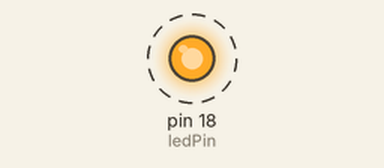
Bench run of a sketch on a simulated Arduino Uno, built with avr-gcc and run on an emulated ATmega328P. On the bench: output pins drawn as LEDs (lit = HIGH). Dashed ring = blinking.

Above: at 0.12 s.
Timing chart, 0 to 3.0 s (numbered marks = the images above):
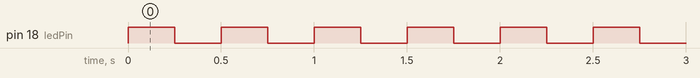

Measured:
- by itself, pin 18 (ledPin): alternates HIGH for 0.25 s and LOW for 0.25 s

The sketch:

led_blink.ino
```cpp
const int ledPin = 18; // Choose your desired GPIO pin

void setup() {
    pinMode(ledPin, OUTPUT); // Set your chosen pin as an output
}

void loop() {
    digitalWrite(ledPin, HIGH); // Illuminate the LED
    delay(250); // Pause for dramatic effect
    digitalWrite(ledPin, LOW); // Dim the LED
    delay(250); // Another pause for flair
}
```
